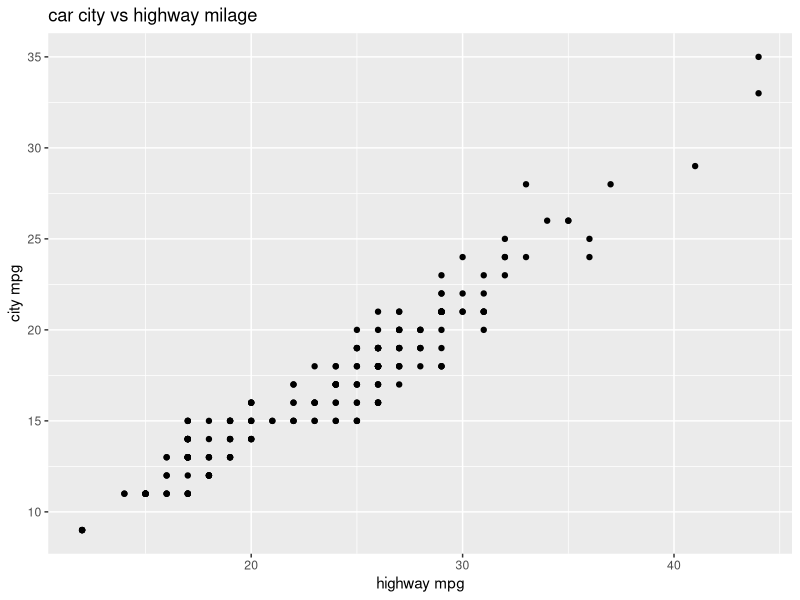
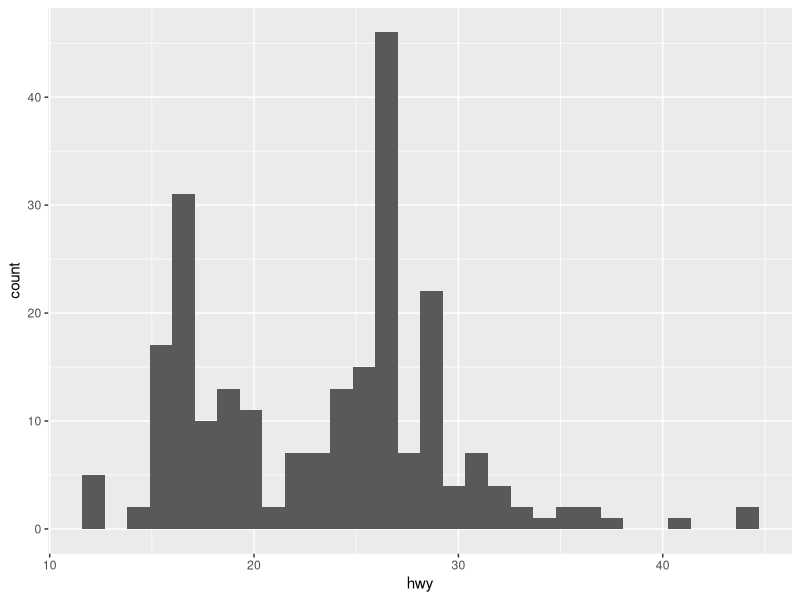
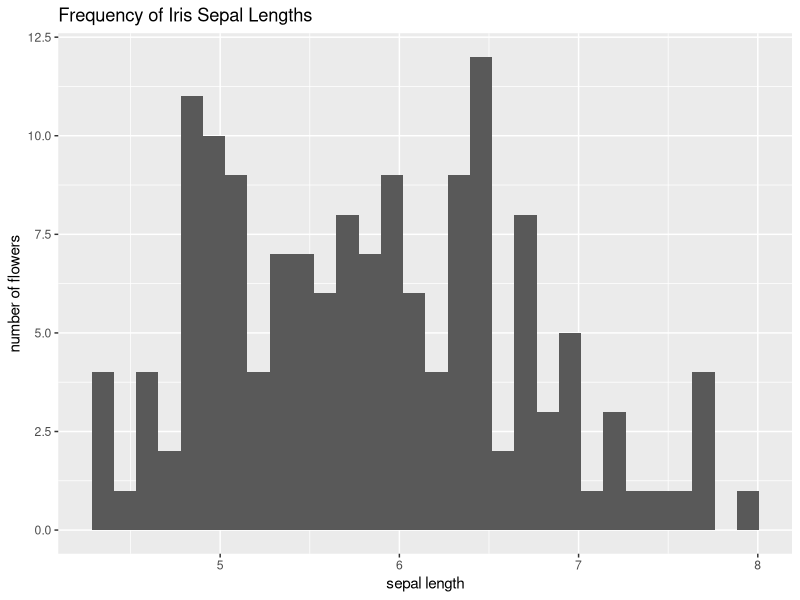
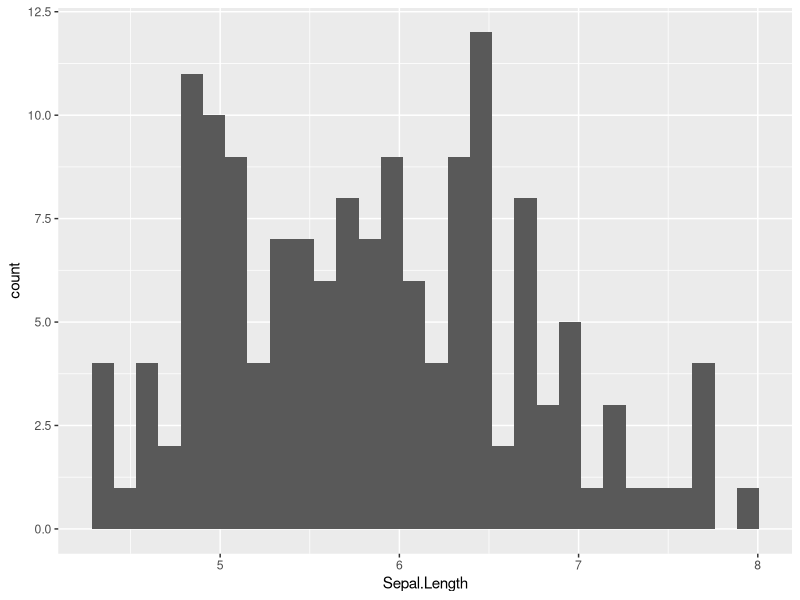
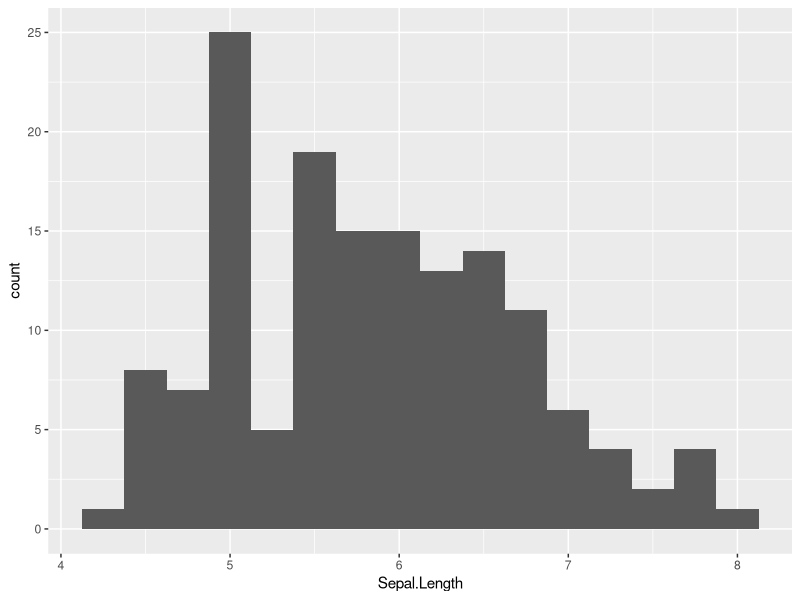
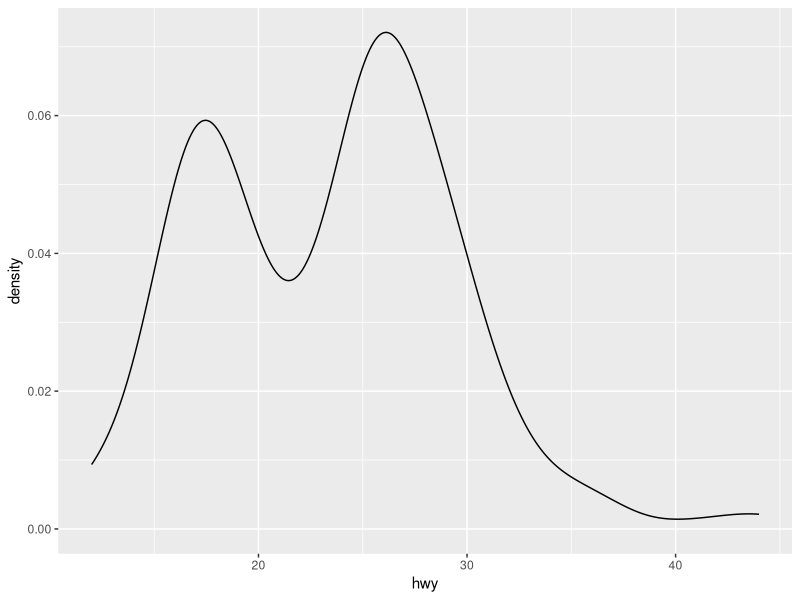
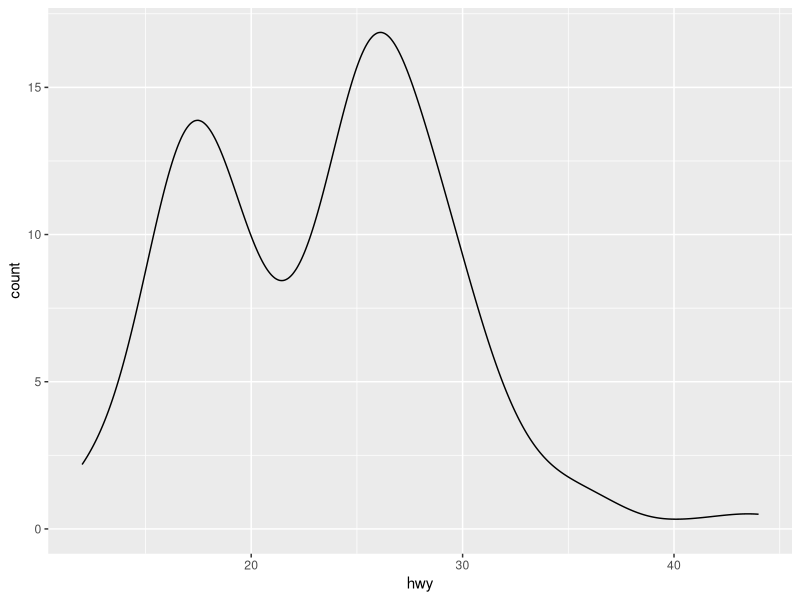
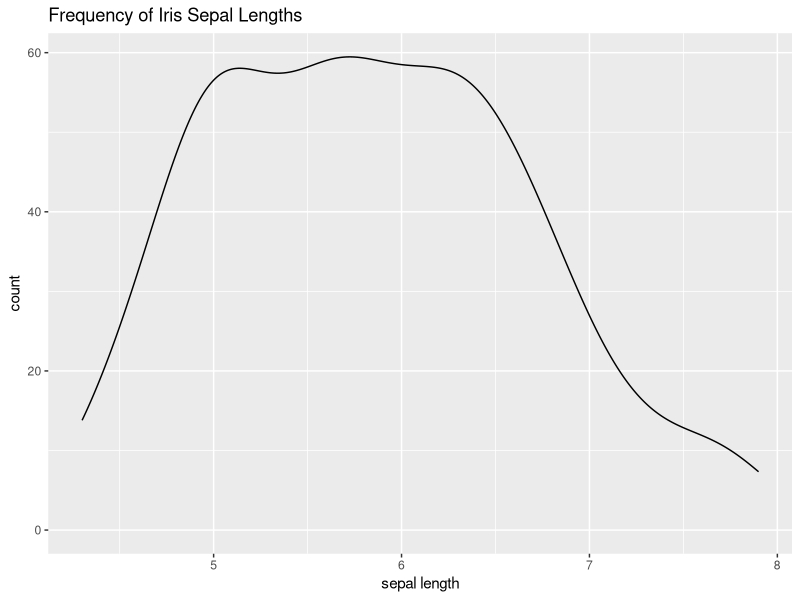

Here is the R script that generated these plots, in order:
# # install required packages
# install.packages("ggplot2")

# load required packages
library(ggplot2)
?ggplot2 # pull up documentation

# mpg dataset
str(mpg)
?mpg

ggplot(data=mpg, mapping=aes(x=hwy, y=cty)) +
  geom_point() +
  labs(x="highway mpg", 
       y="city mpg", 
       title="car city vs highway milage")

# HISTOGRAMS ####
# - histograms tell us the the frequency of **one numeric variable**
# - shows how often each value appears in our dataset

## example using mpg$hwy:
ggplot(mpg, aes(x=hwy)) +
  geom_histogram()

## example using iris$Sepal.Length
ggplot(iris, aes(x=Sepal.Length)) +
  geom_histogram() +
  labs(title="Frequency of Iris Sepal Lengths", 
       x="sepal length", 
       y="number of flowers")

# We can set the number of bars with `bins`
ggplot(iris, aes(x=Sepal.Length)) +
  geom_histogram(bins=30) # default: bins=30

# We can set the size of bars with `binwidth`
ggplot(iris, aes(x=Sepal.Length)) +
  geom_histogram(binwidth=0.25)



# DENSITY PLOT ####
# - used to plot the frequency of **one continous numeric variable**
# - essentially a histogram with an infinite number of bins of infinitely small size
# - gives an idea of the spread of the data
# - the actual values of the y-axis are generally less useful

## example using mpg$hwy:
ggplot(data=mpg, aes(x=hwy)) + 
  geom_density()

# we can use `y=after_stat(count)` to transform the density into the count of the data
ggplot(data=mpg, aes(x=hwy, y=after_stat(count))) + 
  geom_density()

## example using iris$Sepal.Length
ggplot(iris, aes(x=Sepal.Length, y=after_stat(count))) +
  geom_density() +
  labs(title="Frequency of Iris Sepal Lengths", 
       x="sepal length", 
       y="count")



# BOXPLOTS ####
# - used to plot the frequency of **one numeric variable**
# - the box tells us about the spread of the middle 50% of our data
# - the whiskers differentiate outliers in the data

## example using mpg$hwy
ggplot(mpg, aes(x=hwy)) +
  geom_boxplot()

## example using iris$Sepal.Length
ggplot(data=iris, aes(x=Sepal.Length)) +
  geom_boxplot()

# we can also plot boxplots vertically if desired
ggplot(data=iris, aes(y=Sepal.Length)) +
  geom_boxplot()

# mapping y is optional but useful if comparing across a category
# - similar to violin plots
ggplot(data=iris, aes(x=Sepal.Length, y=Species)) +
  geom_boxplot()



# VIOLIN PLOTS ####
# - are used to plot the frequency of 1 numeric variable by 1 categorical variable
# - used to compare **across different categorical variables**
# - the violins are vertical density plots reflected upon each other
# - violin plots tell us of the distributions of data in each category compare to each other
# - sometimes data may have identical (or mostly identical) boxplots, but different distributions.
#   In this case, it may be helpful to create a violin plot

# Syntax:
# ggplot(data=dataset, mapping=aes(x=category, y=column_name)) +
#    geom_violin()


## example plotting mpg$hwy by mpg$class
ggplot(mpg, aes(class, hwy)) +
  geom_violin()

## example plotting iris$Sepal.Length by iris$Species
ggplot(iris, aes(x=Species, y=Sepal.Length)) + 
  geom_violin() +
  labs(title="Distribution of Iris Sepal Lengths by Species", 
       x="Species", 
       y="Sepal Length")


# LAYERING VIOLIN PLOTS AND BOX PLOTS ####
# - best of both worlds, you get the info of both boxplots and violin plots

## example plotting iris$Sepal.Length by iris$Species
ggplot(data=iris, aes(x=Species, y=Sepal.Length)) +
  geom_violin() + geom_boxplot(width=0.2) +
  labs(title="Distribution of Iris Sepal Lengths by Species", 
       x="Species", 
       y="Sepal Length")



# COLORS ####
# - adding color to a plot can make it more visually appealing or easy to read
# - 657 built in color names can be viewed with `colors()`
# - color may also be specified with hex codes

# Syntax:
# ggplot(data=dataset, mapping=aes(x=column_name)) +
#   geom_plotType(color="color", fill="fill_color") +
#   labs(title="title", x="x-axis", y="y-axis")

# - the `color` parameter will change the color of lines and dots in your plot
# - the `fill` parameter fills in the plot with the specified color

# - if you set the color based on a variable, then it must be wrapped in an aes() call


ggplot(data = iris, aes(x=Species, y=Sepal.Length)) + 
  geom_violin(color="violet", fill="grey") +
  geom_boxplot(width=0.2, fill=NA)

ggplot(data = iris, aes(x=Species, y=Sepal.Length, fill=Species)) + 
  geom_violin() +
  geom_boxplot(width=0.2)

ggplot(data = iris, aes(x=Species, y=Sepal.Length, fill=Species)) + 
  geom_violin() +
  geom_boxplot(width=0.2, fill="white")

ggplot(data = iris, aes(x=Species, y=Sepal.Length)) + 
  geom_violin(aes(fill=Species)) +
  geom_boxplot(width=0.2)


# BAR PLOTS ####
# - can be used to plot the distribution of **one categorical variable**
#   Do not confuse these with histograms which show the distribution of one numeric variable
# - can also be used to plot 1 numeric variable vs 1 categorical variable

# - by default, `geom_bar()` provides a count of one categorial variable

# Syntax:
# ggplot(data=dataset, mapping=aes(x=category_column_name)) +
#   geom_bar()

# - if we do not want to look at count, we can instead look at a summary statistic of
#   our data of interest for each category

# Syntax:
# ggplot(data=dataset, mapping=aes(x=category_column_name, y=numeric_column_name)) +
#   geom_bar(stat="summary",
#            fun="some_function")

# - `fun` species the function we want to use to calculate our summary statistic.
# - generally, we look at `fun="mean"` or `fun="median"`


## example plotting iris$Sepal.Length by iris$Species
ggplot(data=iris, aes(x=Species, y=Sepal.Length)) + 
  geom_bar(stat="summary", fun="mean")

# we can color the bars by Species
ggplot(data=iris, aes(x=Species, y=Sepal.Length, fill=Species)) + 
  geom_bar(stat="summary", fun="mean")



# SCATTER PLOTS ####
# - usually used to plot 1 numeric variable vs 1 numeric variable
# - may be used to plot 1 numeric variable vs 1 categorical variable (however,
#   in these cases we may prefer a JITTER PLOT)

# Syntax:
# ggplot(data=dataset, aes(x=column_1, y=column_2)) +
#   geom_point()


## example plotting mpg$hwy by mpg$cty
ggplot(data=mpg, aes(x=hwy, y=cty)) +
  geom_point()

## example plotting iris sepal lengths by sepal width
## - 1 numeric variable vs 1 numeric variable
ggplot(data=iris, aes(x=Sepal.Length, y=Sepal.Width)) + 
  geom_point()


## example plotting iris species by sepal length
## - 1 categorical variable by 1 numeric variable
ggplot(data=iris, aes(x=Species, y=Sepal.Length)) + 
  geom_point()

# using a jitter plot for the same data enables us to see that some datapoints
# over lap with each other
ggplot(data=iris, aes(x=Species, y=Sepal.Length)) + 
  geom_jitter(width=0.2)



# SAVING PLOTS TO COMPUTER ####
# 3 ways to save:
# - click `Export` at the top of the plots window -> `save as image`

# - use the `ggsave()` function
ggsave("plots/exampleJitter2.png")

# - rightclick -> `save image as` 
#   (not recommended)



# LINE PLOTS ####
# - used to plot 1 numeric variable vs 1 numeric variable

# Syntax:
# ggplot(data=dataset, aes(x=column_1, y=column_2)) +
#   geom_line()

# - if we have more than one Y value per X value, we can use `stat="summary"`


## example plotting mpg hwy by cty
ggplot(data=mpg, aes(x=hwy, y=cty)) +
  geom_line() # without `stat="summary`

ggplot(data=mpg, aes(x=hwy, y=cty)) +
  geom_line(stat="summary", fun="mean") # with `stat="summary"`


## example plotting iris sepal length vs sepal width
ggplot(data=iris, aes(x=Sepal.Length, y=Sepal.Width)) +
  geom_point() +
  geom_line() # without `stat="summary`

ggplot(data=iris, aes(x=Sepal.Length, y=Sepal.Width)) +
  geom_point() +
  geom_line(stat="summary", fun="mean") # with `stat="summary"`

# we may instead add a line of best fit to the data using `geom_smooth()`
ggplot(data=iris, aes(x=Sepal.Length, y=Sepal.Width)) +
  geom_point() +
  geom_smooth(se=F) + # `se` is short for standard error
  theme_minimal() # we can change the themes of graphs with `theme_...()`



# OTHER THINGS ####

# Color Scales
ggplot(data=iris, aes(x=as.factor(Sepal.Length), y=Sepal.Width)) +
  geom_point(aes(color=Species)) + 
  scale_color_manual(values=c("violet", "lightpink", "red"))


# Factor Data Type
# - sometimes categorical data is stored in R as the numeric type (e.g. years).
# - but we don't want to treat this as a numeric variable, so we need to convert it.

mpg$year <- as.factor(mpg$year) # change the year variable type from numeric to factor

iris$Species <- factor(iris$Species, levels=c("versicolor", "setose", "virginica"))
